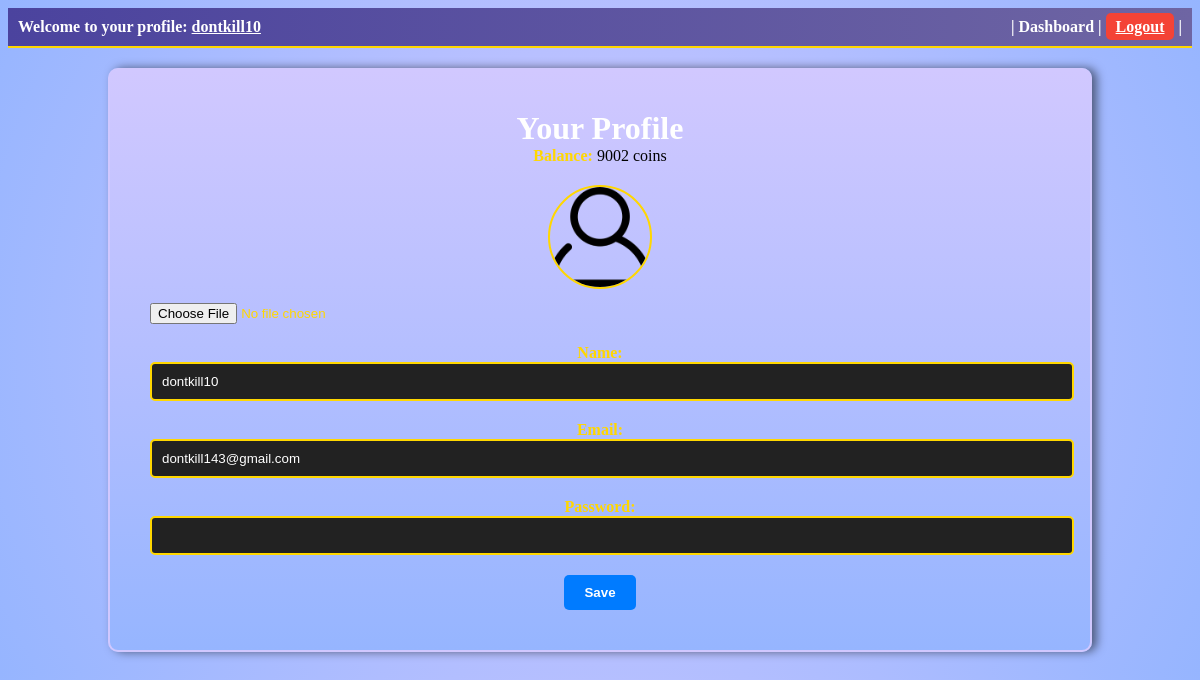
The app's page /profile (signed in) with its own data.
### main.py (models this page shows, shortened)
class User(db.Model, UserMixin):
    id = db.Column(db.Integer, primary_key=True)
    username = db.Column(db.String(80), unique=True, nullable=False)
    password = db.Column(db.String(120), nullable=False)
    email = db.Column(db.String(120), unique=True, nullable=False)
    profile_photo = db.Column(db.String(255))  # Add this line
    profile_photos = db.Column(db.String(1000))  # Store a list of filenames
    likes = db.relationship("Like", backref="user", lazy=True)
    reputation = db.Column(db.Integer, default=0)
    last_given_reputation_timestamp = db.Column(db.DateTime, default=None)
    reputation_given_count = db.Column(db.Integer, default=0)
    coins = db.Column(db.Integer, default=10)  # Initialize coins to 10
    selected_border_color = db.Column(db.String(20))  # Store the selected border color
    selected_username_color = db.Column(
        db.String(7)
    )  # Store color as a hex string (e.g., "#RRGGBB")
    selected_username_comment = db.Column(db.String(7))  # Store color for comment
    uploaded_photo_count = db.Column(db.Integer, default=0)  # Initialize with 0
    trivia_score = db.Column(
        db.Integer, default=0
    )  # Add this line to store the trivia score
    has_purchased_border_width = db.Column(db.Boolean, default=False)
    selected_border_width = db.Column(
        db.Integer, default=1
    )  # Default border width is 1px
    last_seen = db.Column(db.DateTime, default=datetime.utcnow)
    reset_token = db.Column(db.String(100), nullable=True)
    followers = db.relationship(
        "User",
        secondary="followers",
        primaryjoin="User.id==followers.c.followee_id",
        secondaryjoin="User.id==followers.c.follower_id",
        backref="following",
    )
    friends = relationship(
        "User",
        secondary="friendship",
        primaryjoin=id == Friendship.user_id,
        secondaryjoin=id == Friendship.friend_id,
    )

### main.py (the view, shortened to what this page needs)
@app.route("/profile", methods=["GET", "POST"])
@login_required
def profile():
    if not current_user.profile_photo:
        current_user.profile_photo = "placeholder.png"  # Set the default profile photo
    return render_template(
        "profile.html",
        username=current_user.username,
        current_user=current_user,
        user_balance=current_user.coins,
    )

### main.py (called while the page is built)
@login_manager.user_loader
def load_user(user_id):
    return User.query.get(int(user_id))

@app.before_request
def update_last_seen():
    if current_user.is_authenticated:
        current_user.last_seen = datetime.now(timezone.utc)
        db.session.commit()

### templates/profile.html (shortened to what this page needs)
<!DOCTYPE html>
<html lang="en">
<head>
    <link rel="stylesheet" href="{{ url_for('static', filename='dashboard.css') }}">
</head>
<body>
    <div class="navbar">
        <span>Welcome to your profile: <span class="username">{{ username }}</span></span>
        <div class="button-group">
            <a class="separator">|</a>
            <a href="{{ url_for('dashboard') }}" class="back-button">Dashboard</a>
            <a class="separator">|</a>
            <a href="{{ url_for('logout') }}" class="logout-button">Logout</a>
            <a class="separator">|</a>
        </div>
    </div>
    <div class="dashboard-content profile-content">
        <h1>Your Profile</h1>
        <div class="profile-section">
            <label for="balance">Balance:</label>
            <span id="balance">{{ user_balance }}</span> coins
        </div>
        <form method="POST" enctype="multipart/form-data" action="{{ url_for('profile') }}">
            <div class="profile-photo">
                <img src="{{ url_for('static', filename='uploads/profile-photo/' ~ current_user.profile_photo) }}" alt="Profile Photo">
                <input type="file" id="photo" name="photo" accept="image/*">
            </div>
            <div class="profile-section">
                <label for="name">Name:</label>
                <input type="text" id="name" name="name" value="{{ username }}">
            </div>
            <div class="profile-section">
                <label for="email">Email:</label>
                <input type="email" id="email" name="email" value="{{ current_user.email }}">
            </div>
            <div class="profile-section">
                <label for="password">Password:</label>
                <input type="password" id="password" name="password">
            </div>
            <button class="save-button" type="submit">Save</button>
        </form>
    </div>
</body>
</html>

### static/dashboard.css (style rules this page uses)
h1, h2, h3, p, ul, li { margin: 0; padding: 0; color: white; }
body { background: radial-gradient(circle, #d1c8ff, #96b5ff); }
.navbar { background: linear-gradient(90deg, #4b439e, #6e65a3); color: white; padding: 10px; display: flex; justify-content: space-between; align-items: center; font-weight: bold; border-bottom: 2px solid gold; text-align: right; position: relative; }
.navbar .username { cursor: pointer; text-decoration: underline; }
.navbar .logout-button { background-color: #f44336; color: white; border: none; padding: 5px 10px; cursor: pointer; transition: background-color 0.3s, transform 0.3s ease; border-radius: 5px; }
.dashboard-content { z-index: 1; background: linear-gradient(to bottom, #d1c8ff, #96b5ff); border: 2px solid #d1c8ff; margin: 20px auto; padding: 20px; border-radius: 10px; width: 900px; text-align: center; transition: background 0.3s; opacity: 1; box-shadow: 5px 0px 10px rgba(0, 0, 0, 0.5); }
.back-button { color: white; text-decoration: none; transition: color 0.3s; }
.profile-content { padding: 40px; }
.profile-photo { text-align: center; margin-bottom: 20px; }
.profile-photo img { width: 100px; height: 100px; object-fit: cover; border-radius: 50%; border: 2px solid gold; }
.profile-photo input[type="file"] { display: block; margin-top: 10px; color: gold; }
.profile-section { margin-bottom: 20px; }
.profile-section label { font-weight: bold; margin-bottom: 5px; color: gold; }
.profile-section input[type="text"], .profile-section input[type="email"], .profile-section input[type="password"], .profile-section textarea { width: 100%; padding: 10px; border: 2px solid gold; border-radius: 5px; background-color: #222; color: white; }
.save-button { padding: 10px 20px; background-color: #007bff; color: white; border: none; border-radius: 5px; cursor: pointer; font-weight: bold; transition: background-color 0.3s, color 0.3s; }

### records on screen
User: username "dontkill10", coins "9002", name "dontkill10", email "dontkill143@gmail.com"
